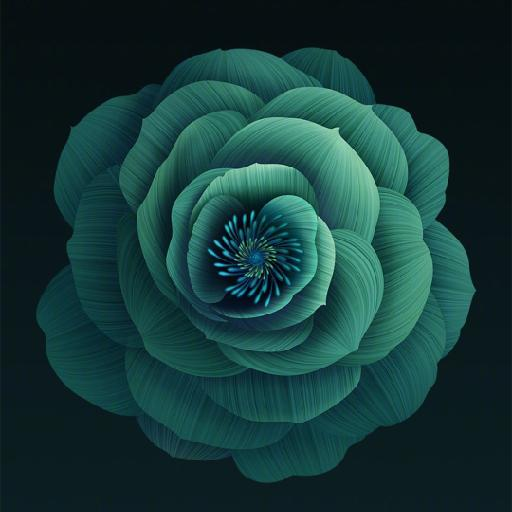
#> input picture img/PAR.jpg, 512 x 512 px, found by its file name
$ jupyter execute 5_Operations_on_pixels_s05.ipynb
#> lines starting #> are read from the running program, lines starting #| are printed output that depends on the picture; after the words box and inside, x2 and y2 are one past the last pixel; in counts of white or black regions, pixels touching at a corner belong together
## Import Required Libraries

[cell 1]
import cv2 as cv

### *What you will learn in this lesson:*
1) Access to image pixels.

2) Accessing the dimensions and features of the image using the shape command.

3) Value to pixels.

4) Moving pixels.

* As it was said before, the images are valued and defined as a matrix of pixels, so you can use the coordinates of each pixel to access that pixel and apply the desired operation to it.
* The print(img.shape) code displays the dimensions and characteristics of the image.
* Using **img[200: 300, 200: 300] = [255, 137, 152]**, we determine that it will replace the coordinates of **"height = 200 to 300"** and length 200 to 300 with a color with the values **[255, 137, 152]** .
* Using **img[200: 300, 200: 300] = img[300: 400, 300: 400]**, we determine that the coordinates of **"height = 200 to 300"** and length **"200 to 300"** with the pixels of the same image in coordinates **[300: 400 , 300: 400]** replace it.

[cell 2]
img = cv.imread(r"img\PAR.jpg")
#> img is the input picture: shape (512, 512, 3); mean B, G, R 56.8, 57.9, 21.3
# print(img.shape)
# h = img.shape[0]
# w = img.shape[1]

img[200: 300, 200: 300] = [255, 137, 152]
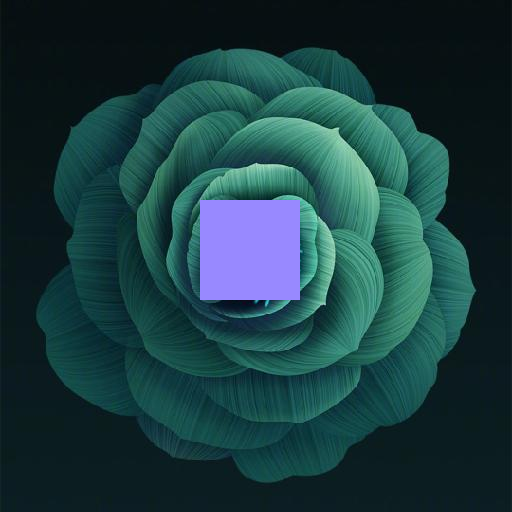
#> img: shape (512, 512, 3); 3.81% of pixels changed, all inside (x1, y1, x2, y2) = (200, 200, 300, 300)
# or
# img[200: 300, 200: 300] = img[300: 400, 300: 400]
